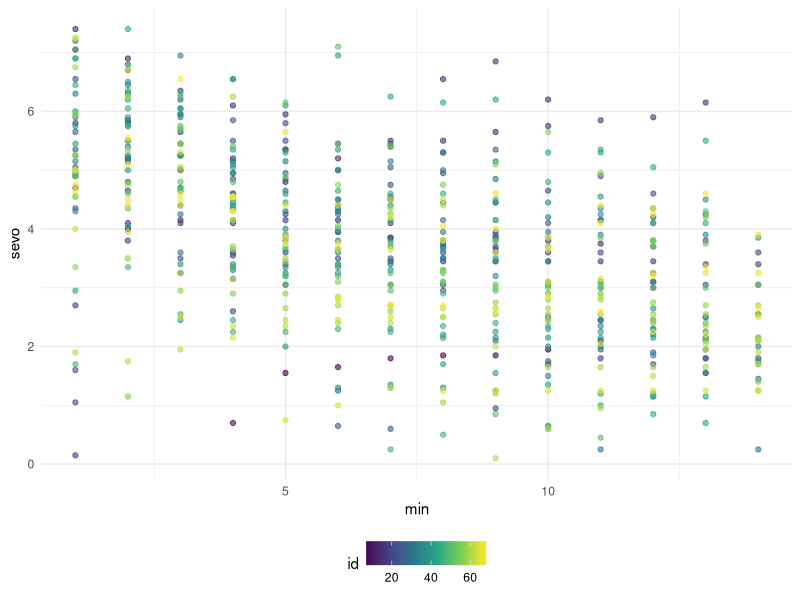
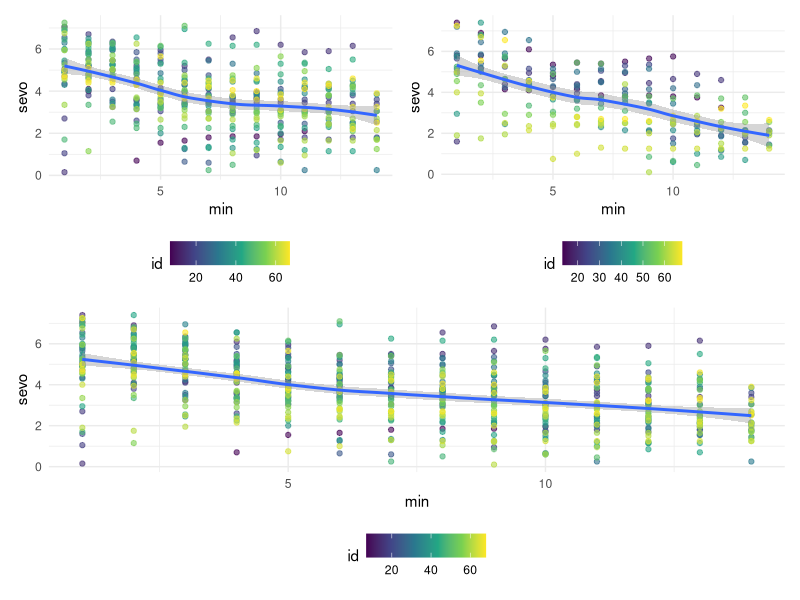
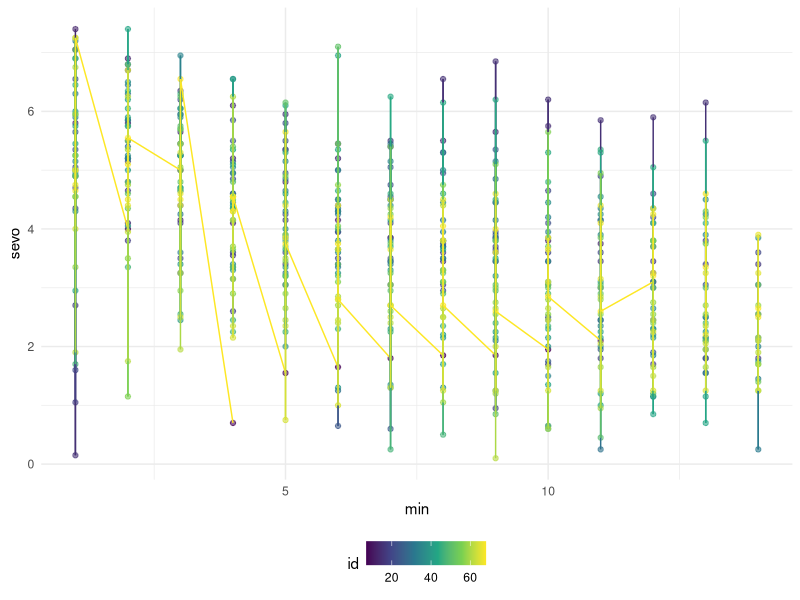
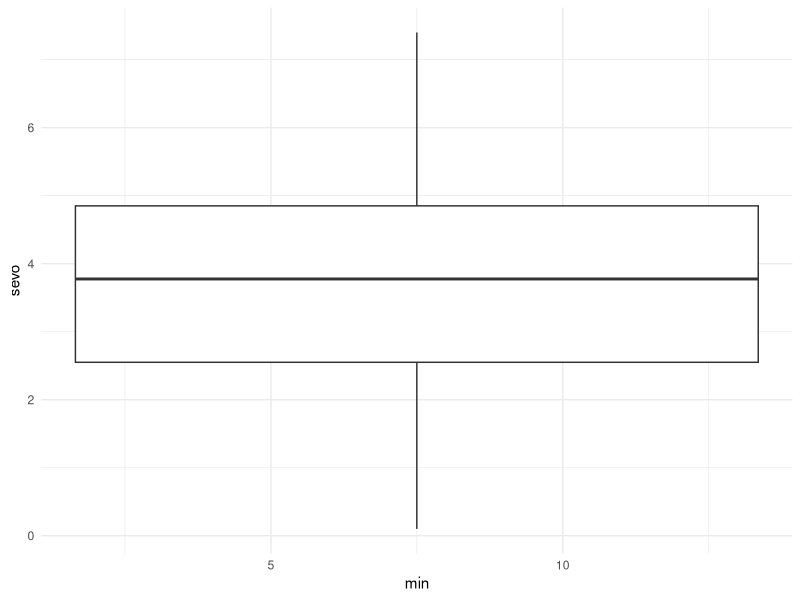
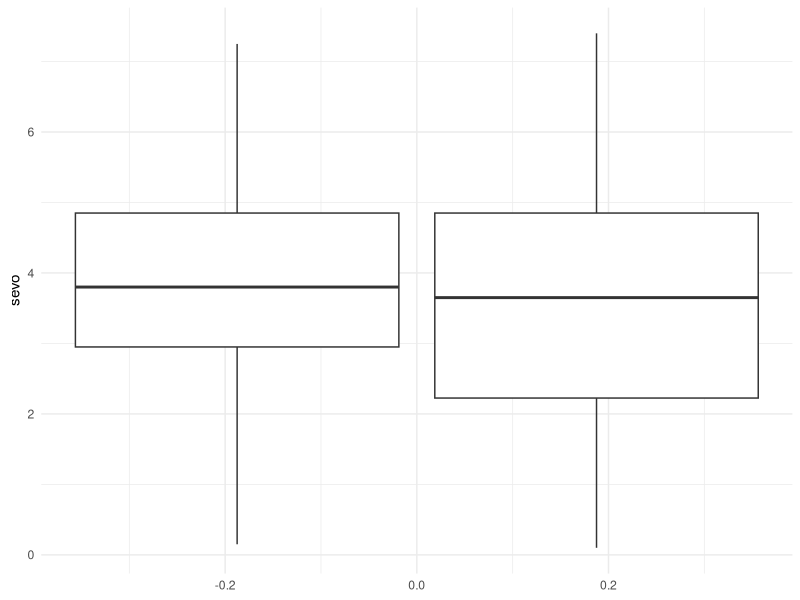
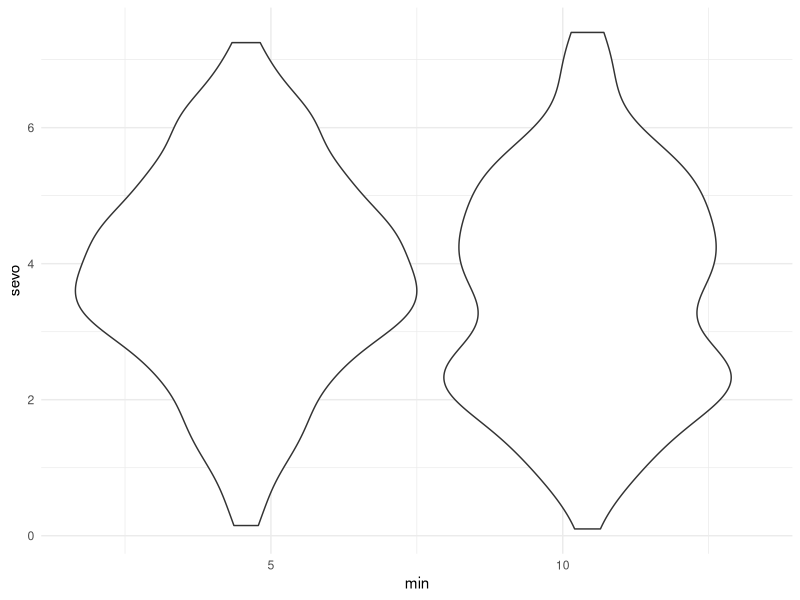

Recreate these plots in R, in order.
## ---- chunk 1
library(tidyverse)
library(readxl)
library(ggridges)
library(patchwork)

knitr::opts_chunk$set(
  fig.width = 6,
  fig.asp = .6,
  out.width = "90%"
)

theme_set(theme_minimal() + theme(legend.position = "bottom"))

options(
  ggplot2.continuous.colour = "viridis",
  ggplot2.continuous.fill = "viridis"
)

scale_colour_discrete = scale_color_viridis_d
scale_fill_discrete = scale_fill_viridis_d
## ---- chunk 2
sevo_df = read_csv("./sevo_tidy.csv")

sevo_df_tidy =
  sevo_df %>% 
    pivot_longer(
      min_1:min_14,
      names_to = "minute",
      names_prefix = "min_",
      values_to = "sevo"
        ) %>% 
    mutate(
      min = as.double(minute)
    ) %>% 
    select(
      id, discont, min, sevo
    )

sevo_df_tidy %>%
  group_by(id, discont) %>% 
  ggplot(aes(x = min, y = sevo, color = id)) +
  geom_point(alpha = .6)

smooth_overall =
sevo_df_tidy %>%
  group_by(id, discont) %>% 
  ggplot(aes(x = min, y = sevo, color = id)) +
  geom_point(alpha = .6) +
  geom_smooth()

smooth_no_discont =
sevo_df_tidy %>%
  filter(
    discont == 0
  ) %>% 
  ggplot(aes(x = min, y = sevo, color = id)) +
  geom_point(alpha = .6) +
  geom_smooth()

smooth_discont =
sevo_df_tidy %>%
  filter(
    discont == 1
  ) %>% 
  ggplot(aes(x = min, y = sevo, color = id)) +
  geom_point(alpha = .6) +
  geom_smooth()

(smooth_no_discont + smooth_discont) / smooth_overall

sevo_df_tidy %>%
  ggplot(aes(x = min, y = sevo, color = id)) +
  geom_point(alpha = .6) +
  geom_line()

sevo_df_tidy %>%
  ggplot(aes(x = min, y = sevo, color = id)) +
  geom_boxplot()

sevo_df_tidy %>%
  ggplot(aes(group = discont, y = sevo)) +
  geom_boxplot()

sevo_df_tidy %>%
  ggplot(aes(group = discont, x = min, y = sevo)) +
  geom_violin()
